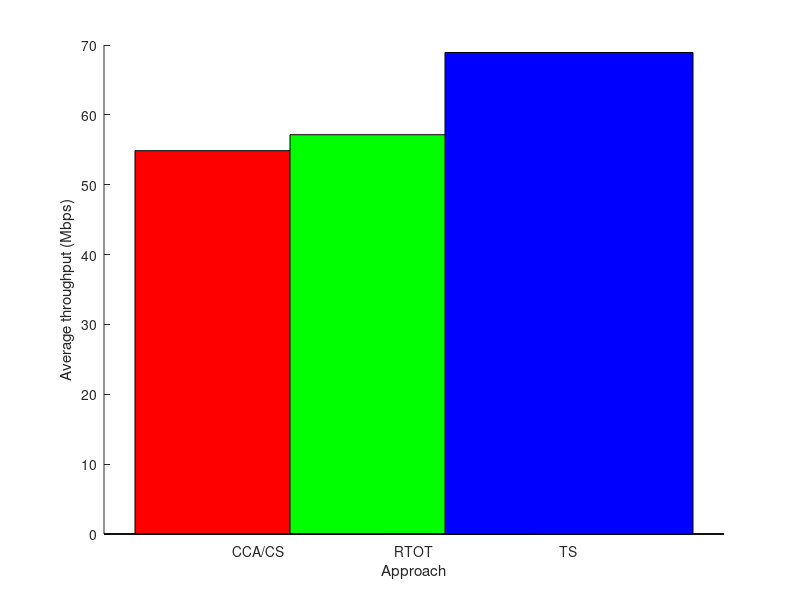

Write MATLAB code to recreate this figure.
a = [54.87514, 57.15838, 68.930846];

color= ['r','g','b','k'];
figure, hold on
m = length(color);
for k = 1:3
    i = mod(k-1,m); %%i is remainder after division of k-1 by m
    i = i+1;    
    h=bar(k,a(k));
    set(h,'FaceColor',color(i));
end
xlabel('Approach')
xticks([1 2 3])
xticklabels({'CCA/CS', 'RTOT', 'TS'})

ylabel('Average throughput (Mbps)')